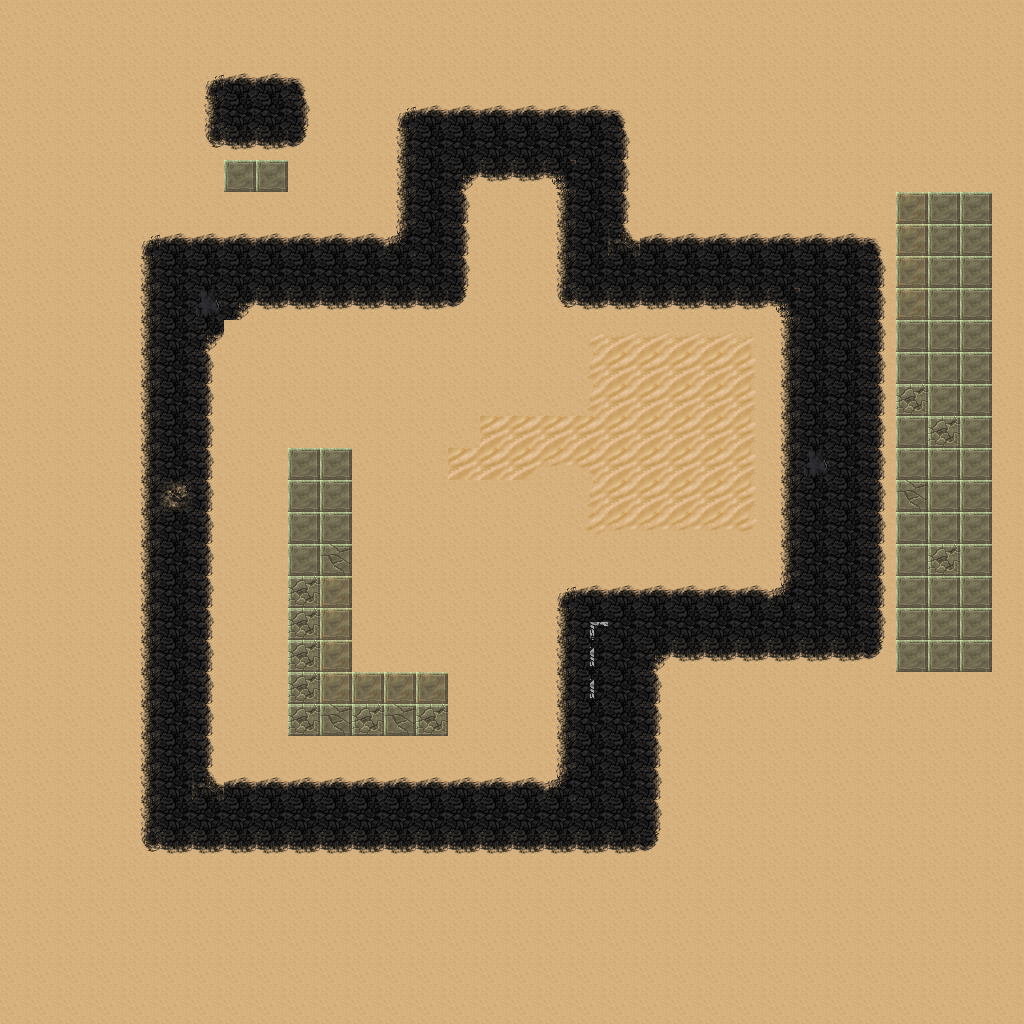

Tiled map render using the project's own tile images. Description and the map definition, with tile-layer contents summarised, below:
An orthogonal 32x32 tile map with 32x32 px tiles, 1 tile layer (background).

<map version="1.0" orientation="orthogonal" renderorder="right-down" width="32" height="32" tilewidth="32" tileheight="32" nextobjectid="1">
 <tileset firstgid="1" name="desert_tileset32x32" tilewidth="32" tileheight="32" tilecount="42" columns="14">
  <image source="../Sprites/bg.png" width="448" height="96" />
 </tileset>
 <layer name="background" width="32" height="32">
  <data>[1024 cells, 1024 non-empty, 33 distinct tile ids]</data>
 </layer>
</map>
